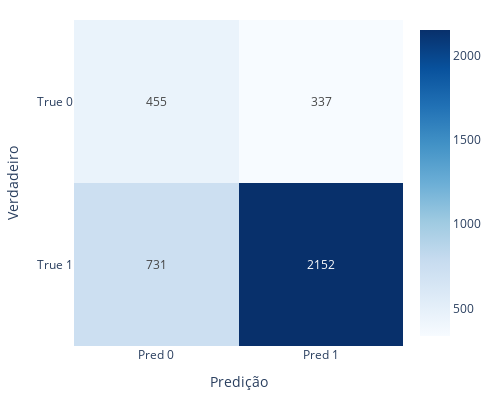

This figure's notebook cell:
### Code cell
conf_matrix_df = pd.DataFrame(conf_matrix_knn, index=['True 0', 'True 1'], columns=['Pred 0', 'Pred 1'])
fig = px.imshow(conf_matrix_df, text_auto=True, color_continuous_scale='Blues', aspect='auto')
fig.update_layout( 
    xaxis_title='Predição', yaxis_title='Verdadeiro',
    width=500,
    height=400,
    margin=dict(l=20, r=20, t=20, b=20))
fig.write_image("plots/mat_knn.pdf", engine="kaleido")
fig.show()

### Figure 1 — Plotly figure (JSON) as saved in the notebook; plotly's stock layout.template omitted (floating-point values rounded to 4 significant figures)
{"data": [{"coloraxis": "coloraxis", "hovertemplate": "x: %{x}<br>y: %{y}<br>color: %{z}<extra></extra>", "name": "0", "texttemplate": "%{z}", "type": "heatmap", "x": ["Pred 0", "Pred 1"], "xaxis": "x", "y": ["True 0", "True 1"], "yaxis": "y", "z": [[455, 337], [731, 2152]]}], "layout": {"coloraxis": {"colorscale": [[0, "rgb(247,251,255)"], [0.125, "rgb(222,235,247)"], [0.25, "rgb(198,219,239)"], [0.375, "rgb(158,202,225)"], [0.5, "rgb(107,174,214)"], [0.625, "rgb(66,146,198)"], [0.75, "rgb(33,113,181)"], [0.875, "rgb(8,81,156)"], [1, "rgb(8,48,107)"]]}, "height": 400, "margin": {"b": 20, "l": 20, "r": 20, "t": 20}, "width": 500, "xaxis": {"anchor": "y", "domain": [0, 1], "title": {"text": "Predição"}}, "yaxis": {"anchor": "x", "autorange": "reversed", "domain": [0, 1], "title": {"text": "Verdadeiro"}}}}
